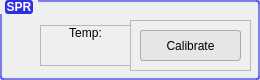
<?xml version="1.0" encoding="UTF-8"?>
<ui version="4.0">
 <class>P4SPR_2</class>
 <widget class="QWidget" name="P4SPR_2">
  <property name="geometry">
   <rect>
    <x>0</x>
    <y>0</y>
    <width>260</width>
    <height>80</height>
   </rect>
  </property>
  <property name="minimumSize">
   <size>
    <width>260</width>
    <height>80</height>
   </size>
  </property>
  <property name="maximumSize">
   <size>
    <width>260</width>
    <height>80</height>
   </size>
  </property>
  <property name="font">
   <font>
    <family>Segoe UI</family>
   </font>
  </property>
  <property name="windowTitle">
   <string>Form</string>
  </property>
  <layout class="QVBoxLayout" name="verticalLayout">
   <property name="leftMargin">
    <number>0</number>
   </property>
   <property name="topMargin">
    <number>0</number>
   </property>
   <property name="rightMargin">
    <number>0</number>
   </property>
   <property name="bottomMargin">
    <number>0</number>
   </property>
   <item>
    <widget class="QGroupBox" name="P4SPR">
     <property name="sizePolicy">
      <sizepolicy hsizetype="Preferred" vsizetype="Fixed">
       <horstretch>0</horstretch>
       <verstretch>0</verstretch>
      </sizepolicy>
     </property>
     <property name="minimumSize">
      <size>
       <width>260</width>
       <height>80</height>
      </size>
     </property>
     <property name="maximumSize">
      <size>
       <width>260</width>
       <height>80</height>
      </size>
     </property>
     <property name="font">
      <font>
       <family>Segoe UI</family>
       <pointsize>9</pointsize>
       <bold>true</bold>
      </font>
     </property>
     <property name="styleSheet">
      <string notr="true">QGroupBox#P4SPR::title{

	margin: 0px 5px 0px 5px;
	color: rgb(255, 255, 255);
	background-color:rgb(46, 48, 227);
	border-radius: 3px;

}

QGroupBox#P4SPR{

	border: 2px solid rgba(46, 48, 227, 150);
	border-radius: 3px;

}</string>
     </property>
     <property name="title">
      <string>SPR</string>
     </property>
     <widget class="QPushButton" name="disconnect_btn">
      <property name="geometry">
       <rect>
        <x>10</x>
        <y>30</y>
        <width>30</width>
        <height>30</height>
       </rect>
      </property>
      <property name="sizePolicy">
       <sizepolicy hsizetype="Fixed" vsizetype="Fixed">
        <horstretch>0</horstretch>
        <verstretch>0</verstretch>
       </sizepolicy>
      </property>
      <property name="minimumSize">
       <size>
        <width>30</width>
        <height>30</height>
       </size>
      </property>
      <property name="maximumSize">
       <size>
        <width>30</width>
        <height>30</height>
       </size>
      </property>
      <property name="font">
       <font>
        <pointsize>5</pointsize>
       </font>
      </property>
      <property name="mouseTracking">
       <bool>true</bool>
      </property>
      <property name="toolTip">
       <string>Disconnect P4SPR</string>
      </property>
      <property name="layoutDirection">
       <enum>Qt::LeftToRight</enum>
      </property>
      <property name="autoFillBackground">
       <bool>false</bool>
      </property>
      <property name="styleSheet">
       <string notr="true">QPushButton{
	border: none;
	background: none;
}

QPushButton::hover{
	background: white;
	border: 1px raised;
	border-radius: 12px;
}</string>
      </property>
      <property name="text">
       <string/>
      </property>
      <property name="icon">
       <iconset resource="ai.qrc">
        <normaloff>:/img/img/disconnect.png</normaloff>:/img/img/disconnect.png</iconset>
      </property>
      <property name="iconSize">
       <size>
        <width>34</width>
        <height>34</height>
       </size>
      </property>
      <property name="autoRepeat">
       <bool>false</bool>
      </property>
      <property name="autoExclusive">
       <bool>false</bool>
      </property>
      <property name="autoDefault">
       <bool>false</bool>
      </property>
      <property name="default">
       <bool>false</bool>
      </property>
      <property name="flat">
       <bool>false</bool>
      </property>
     </widget>
     <widget class="QFrame" name="ctrls_frame">
      <property name="geometry">
       <rect>
        <x>130</x>
        <y>20</y>
        <width>121</width>
        <height>51</height>
       </rect>
      </property>
      <property name="frameShape">
       <enum>QFrame::StyledPanel</enum>
      </property>
      <property name="frameShadow">
       <enum>QFrame::Raised</enum>
      </property>
      <widget class="QPushButton" name="quick_calibrate_btn">
       <property name="geometry">
        <rect>
         <x>10</x>
         <y>10</y>
         <width>101</width>
         <height>31</height>
        </rect>
       </property>
       <property name="sizePolicy">
        <sizepolicy hsizetype="Fixed" vsizetype="Fixed">
         <horstretch>0</horstretch>
         <verstretch>0</verstretch>
        </sizepolicy>
       </property>
       <property name="font">
        <font>
         <family>Segoe UI</family>
         <pointsize>9</pointsize>
         <bold>false</bold>
        </font>
       </property>
       <property name="styleSheet">
        <string notr="true">QPushButton {

		background-color: rgb(230, 230, 230);
	    border: 1px solid rgb(171, 171, 171);
		border-radius: 3px;

}

QPushButton::hover{
	background: rgb(253, 253, 253);
	border: 1px raised;
	border-radius: 5px;
}</string>
       </property>
       <property name="text">
        <string>Calibrate</string>
       </property>
      </widget>
     </widget>
     <widget class="QFrame" name="temp_display">
      <property name="geometry">
       <rect>
        <x>40</x>
        <y>25</y>
        <width>91</width>
        <height>41</height>
       </rect>
      </property>
      <property name="font">
       <font>
        <bold>false</bold>
       </font>
      </property>
      <property name="frameShape">
       <enum>QFrame::StyledPanel</enum>
      </property>
      <property name="frameShadow">
       <enum>QFrame::Raised</enum>
      </property>
      <widget class="QLabel" name="temp1">
       <property name="geometry">
        <rect>
         <x>10</x>
         <y>20</y>
         <width>51</width>
         <height>16</height>
        </rect>
       </property>
       <property name="font">
        <font>
         <bold>false</bold>
        </font>
       </property>
       <property name="text">
        <string/>
       </property>
       <property name="alignment">
        <set>Qt::AlignCenter</set>
       </property>
      </widget>
      <widget class="QLabel" name="label_7">
       <property name="geometry">
        <rect>
         <x>50</x>
         <y>20</y>
         <width>31</width>
         <height>16</height>
        </rect>
       </property>
       <property name="minimumSize">
        <size>
         <width>10</width>
         <height>10</height>
        </size>
       </property>
       <property name="text">
        <string/>
       </property>
       <property name="pixmap">
        <pixmap resource="ai.qrc">:/img/img/deg_c.png</pixmap>
       </property>
      </widget>
      <widget class="QLabel" name="label_8">
       <property name="geometry">
        <rect>
         <x>0</x>
         <y>0</y>
         <width>91</width>
         <height>16</height>
        </rect>
       </property>
       <property name="minimumSize">
        <size>
         <width>10</width>
         <height>10</height>
        </size>
       </property>
       <property name="text">
        <string>&lt;html&gt;&lt;head/&gt;&lt;body&gt;&lt;p&gt;Temp:&lt;/p&gt;&lt;/body&gt;&lt;/html&gt;</string>
       </property>
       <property name="alignment">
        <set>Qt::AlignCenter</set>
       </property>
      </widget>
     </widget>
    </widget>
   </item>
  </layout>
 </widget>
 <resources>
  <include location="ai.qrc"/>
 </resources>
 <connections/>
</ui>
